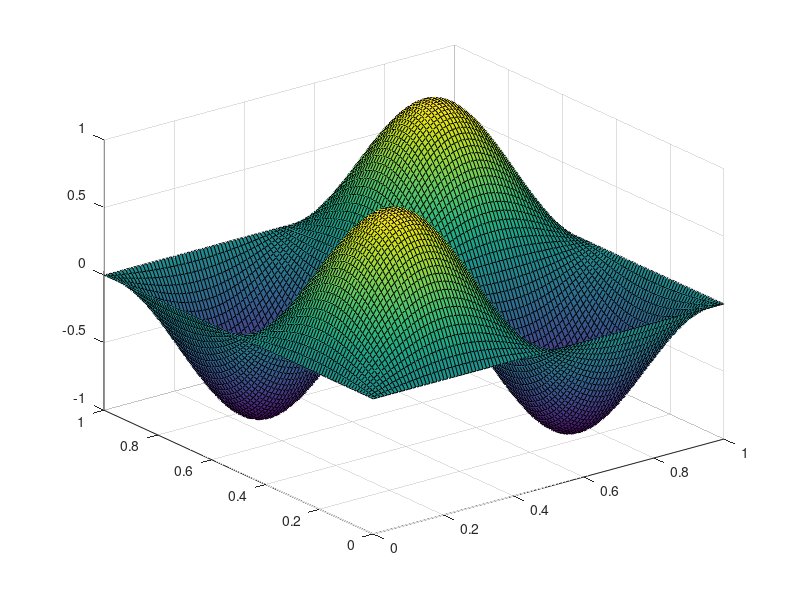

Reproduce this figure in MATLAB. (Note: this script raises an error after producing the figure.)
%% ------------------ MOVIE TEST 1

clear; close all;

timestep = 1;
fr = 1;

x = 0;
y = 0;

vx = 1;
vy = 1;

for t = 0:timestep:10,
    
    cla; % clear all axes properties and deletes all objects
    plot(x,y,'b.','MarkerSize',20)
    axis([0 10 0 10])
    %drawnow
    M1(fr) = getframe;
    
    x = x + vx*timestep;
    y = y + vy*timestep;
    fr = fr + 1;
    
end

movie(M1,2)  % play 2 times forward
movie(M1,-1) % negative: play 1 time forward, and 1 time backward

%% ------------------ MOVIE TEST 2

clear; close all;

% Creates a 2D Mesh to plot surface
x = linspace(0,1,100);
[X,Y] = meshgrid(x,x);

N=100; % Number of frames
for i = 1:N
    
    Z = sin(2*pi*(X-i/N)).*sin(2*pi*(Y-i/N));
    
    cla; % clear all axes properties and deletes all objects
    surf(X,Y,Z)

    % Store the frame
    M2(i)=getframe; % leaving gcf out crops the frame in the movie.
end

movie(M2)

%% ------------------ MOVIE TEST 3

vidObj = VideoWriter('peaks.avi','Uncompressed AVI');
myVideo.FrameRate = 02;  % Default 30
myVideo.Quality = 50;    % Default 75
open(vidObj);

% Create an animation.
Z = peaks; surf(Z);
axis tight
set(gca,'nextplot','replacechildren');

for k = 1:20
   surf(sin(2*pi*k/20)*Z,Z)

   % Write each frame to the file.
   currFrame = getframe;
   writeVideo(vidObj,currFrame);
end
  
% Close the file.
close(vidObj);

%% ------------------ MOVIE TEST 4

readerobj = VideoReader('peaks.avi', 'tag', 'myreader1');
 
       % Read in all video frames.
       vidFrames = read(readerobj);
 
       % Get the number of frames.
       numFrames = get(readerobj, 'NumberOfFrames');
 
       % Create a MATLAB movie struct from the video frames.
       for k = 1 : numFrames
             mov(k).cdata = vidFrames(:,:,:,k);
             mov(k).colormap = [];
       end
 
       % Create a figure
       hf = figure; 
       
       % Resize figure based on the video's width and height
       set(hf, 'position', [150 150 readerobj.Width readerobj.Height])
 
       % Playback movie once at the video's frame rate
       movie(hf, mov, 1, readerobj.FrameRate);
	   
%% ------------------ MOVIE TEST 5

% A = PAR_acc{1,1}.VID;
% v = VideoWriter('newfile.avi');
% v.FrameRate = 10;
% open(v);
% writeVideo(v,A);
% close(v);

%% ------------------ MOVIE TEST X
